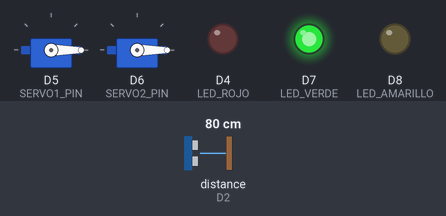
Simulated run of this sketch. Board: ESP8266 (NodeMCU). Parts: 2 × servo, output pins drawn as LEDs (lit = HIGH). Wiring (inferred from the names in the program): ultrasonic range finder: trigger D1; echo D2. Inputs (shaded band) come from the test bench; at power-on: distance to the obstacle (sensor on D2) 80 cm. The echo pulse lasts 58.3 µs per cm; WiFi joins after 1.5 s; servers stay silent unless stated; uploads are accepted with an empty reply; pins used as bus, display or sensor lines are not drawn; what the sketch prints to the serial monitor is not drawn.

Above: at 2.7 s.
2.8 s: distance to the obstacle (sensor on D2) set to 8 cm
6.9 s: distance to the obstacle (sensor on D2) set to 5 cm
At 8.8 s:
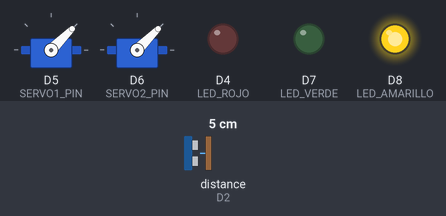
11.0 s: distance to the obstacle (sensor on D2) set to 2 cm
At 12.5 s:
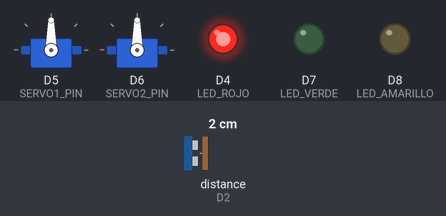
15.1 s: distance to the obstacle (sensor on D2) set to 6 cm
At 18.6 s:
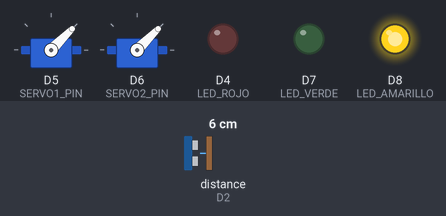
19.2 s: distance to the obstacle (sensor on D2) set to 4 cm
At 21.1 s:
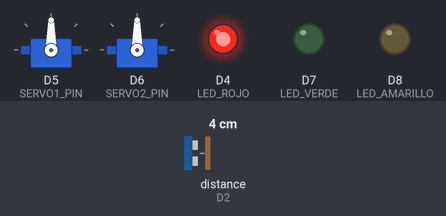
Timing chart, 0 to 22.6 s (numbered marks = the images above; inputs shaded):
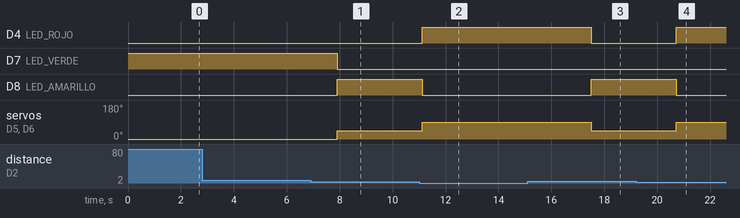

The sketch:

Arduino.ino
```cpp
#include <ESP8266WiFi.h>
#include <ESP8266HTTPClient.h>
#include <Servo.h>

// -----------------------------
// CONFIG WIFI
// -----------------------------
const char* ssid = "RedLuis";
const char* password = "holahola";

// -----------------------------
// FIRESTORE CONFIG
// -----------------------------
const char* FIRESTORE_PROJECT = "proyectonapo-4d892";
const char* API_KEY = "AIzaSyAaPeAYovM851vbHDplPGCbOXz2-mH6_HA";

String FIRESTORE_URL =
  "https://firestore.googleapis.com/v1/projects/" +
  String(FIRESTORE_PROJECT) +
  "/databases/(default)/documents/alertas/sensor1?key=" + API_KEY;

// -----------------------------
// SENSOR HC-SR04
// -----------------------------
#define TRIG D1
#define ECHO D2

// -----------------------------
// SERVOS + LEDS
// -----------------------------
Servo servo1;
Servo servo2;

#define SERVO1_PIN D5
#define SERVO2_PIN D6  // ← segundo servo

#define LED_VERDE    D7
#define LED_AMARILLO D8
#define LED_ROJO     D4   // usa otro pin libre si querés

// -----------------------------
String ultimoEstado = "";
// -----------------------------


void setup() {
  Serial.begin(115200);

  pinMode(TRIG, OUTPUT);
  pinMode(ECHO, INPUT);

  // LEDs
  pinMode(LED_VERDE, OUTPUT);
  pinMode(LED_AMARILLO, OUTPUT);
  pinMode(LED_ROJO, OUTPUT);

  // Servos
  servo1.attach(SERVO1_PIN);
  servo2.attach(SERVO2_PIN);

  // Estado inicial (abierto)
  servo1.write(0);
  servo2.write(0);
  digitalWrite(LED_VERDE, HIGH);

  // WiFi
  WiFi.begin(ssid, password);
  Serial.print("Conectando");
  while (WiFi.status() != WL_CONNECTED) {
    delay(500);
    Serial.print(".");
  }
  Serial.println("\nConectado!");
}


// -----------------------------
// Medir distancia
// -----------------------------
float medirDistancia() {
  digitalWrite(TRIG, LOW);
  delayMicroseconds(2);
  digitalWrite(TRIG, HIGH);
  delayMicroseconds(10);
  digitalWrite(TRIG, LOW);

  long duracion = pulseIn(ECHO, HIGH);
  float distancia = duracion * 0.034 / 2;

  return distancia;
}


// -----------------------------
// LOOP
// -----------------------------
void loop() {

  float distancia = medirDistancia();
  Serial.print("Distancia medida: ");
  Serial.println(distancia);

  String estado;

  // -----------------------------
  // DETERMINAR EL ESTADO
  // -----------------------------
  if (distancia <= 4) {
    estado = "Peligro";
  }
  else if (distancia <= 6) {
    estado = "Alerta";
  }
  else {
    estado = "Normal";
  }

  // -----------------------------
  // ACTUAR SOLO SI EL ESTADO CAMBIÓ
  // -----------------------------
  if (estado != ultimoEstado) {
    ultimoEstado = estado;

    if (estado == "Normal") {
      servo1.write(0);
      servo2.write(0);
      digitalWrite(LED_VERDE, HIGH);
      digitalWrite(LED_AMARILLO, LOW);
      digitalWrite(LED_ROJO, LOW);
    }

    else if (estado == "Alerta") {
      servo1.write(45);
      servo2.write(45);
      digitalWrite(LED_VERDE, LOW);
      digitalWrite(LED_AMARILLO, HIGH);
      digitalWrite(LED_ROJO, LOW);
    }

    else if (estado == "Peligro") {
      servo1.write(90);
      servo2.write(90);
      digitalWrite(LED_VERDE, LOW);
      digitalWrite(LED_AMARILLO, LOW);
      digitalWrite(LED_ROJO, HIGH);
    }

    Serial.println("Nuevo estado → " + estado);
  }

  // -----------------------------
  // SUBIR A FIRESTORE
  // -----------------------------
  if (WiFi.status() == WL_CONNECTED) {

    HTTPClient http;
    WiFiClientSecure client;
    client.setInsecure();

    String json =
      "{"
        "\"fields\": {"
          "\"distancia\": {\"doubleValue\": " + String(distancia) + "},"
          "\"estadoLocal\": {\"stringValue\": \"" + estado + "\"},"
          "\"lat\": {\"doubleValue\": 13.474144239341106},"
          "\"lng\": {\"doubleValue\": -88.159747069461},"
          "\"timestamp\": {\"stringValue\": \"" + String(millis()) + "\"}"
        "}"
      "}";

    http.begin(client, FIRESTORE_URL);
    http.addHeader("Content-Type", "application/json");

    int code = http.PATCH(json);
    Serial.println("Firestore code: " + String(code));
    Serial.println(http.getString());

    http.end();
  }

  delay(3000);
}
```

Measured:
- the behaviour switches between 7 and 6 cm on distance to the obstacle (sensor on D2) (found by bisection; images 0 and 1)
- the behaviour switches between 4 and 5 cm on distance to the obstacle (sensor on D2) (found by bisection; images 2 and 3)
- after the input at 2.8 s, every drawn part: stays the same
- after the input at 6.9 s, D7 (LED_VERDE): HIGH → LOW after 1.0 s; D8 (LED_AMARILLO): LOW → HIGH after 1.0 s; servo on D5 (SERVO1_PIN), servo on D6 (SERVO2_PIN): 0° → 45° after 1.0 s
- after the input at 11.0 s, D4 (LED_ROJO): LOW → HIGH after 0.11 s; D8 (LED_AMARILLO): HIGH → LOW after 0.11 s; servo on D5 (SERVO1_PIN), servo on D6 (SERVO2_PIN): 45° → 90° after 0.11 s
- after the input at 15.1 s, D4 (LED_ROJO): HIGH → LOW after 2.4 s; D8 (LED_AMARILLO): LOW → HIGH after 2.4 s; servo on D5 (SERVO1_PIN), servo on D6 (SERVO2_PIN): 90° → 45° after 2.4 s
- after the input at 19.2 s, D4 (LED_ROJO): LOW → HIGH after 1.5 s; D8 (LED_AMARILLO): HIGH → LOW after 1.5 s; servo on D5 (SERVO1_PIN), servo on D6 (SERVO2_PIN): 45° → 90° after 1.5 s
